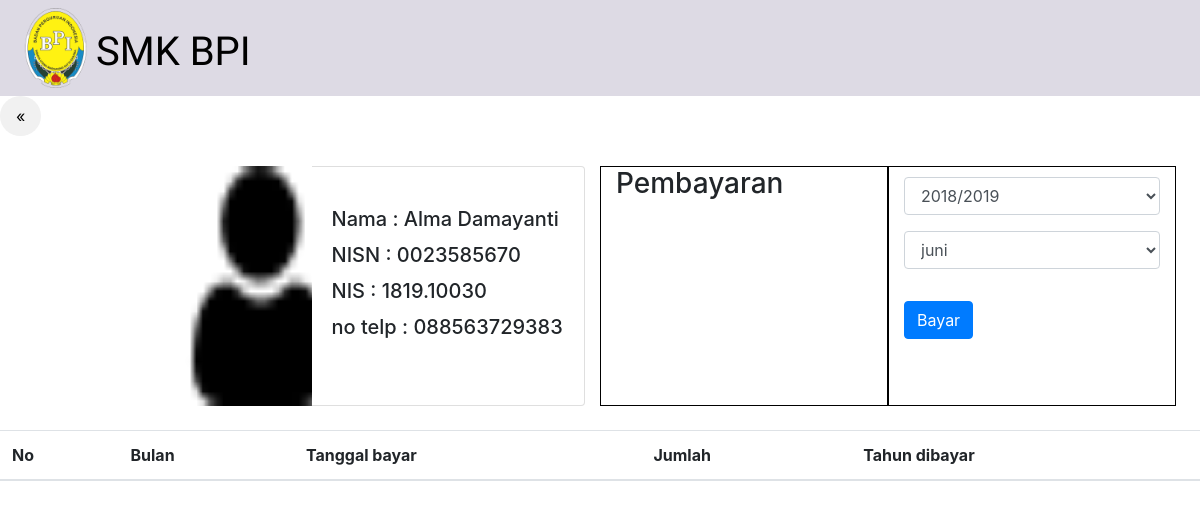
Page /petugas/bayar_spp/0023585670 on the committed database.
### tables this page shows
CREATE TABLE `siswa` (
  `nisn` char(10) NOT NULL,
  `nis` char(10) DEFAULT NULL,
  `nama` varchar(35) DEFAULT NULL,
  `id_kelas` int(11) DEFAULT NULL,
  `alamat` text DEFAULT NULL,
  `no_telp` varchar(13) NOT NULL,
  `id_spp` int(11) DEFAULT NULL,
  `gambar` varchar(200) NOT NULL
);

### application/controllers/Petugas.php (called while the page is built, shortened)
<?php
class Petugas extends CI_Controller
{
    public function __construct()
    {
        $this->load->model('M_data');
        $this->load->helper('url');
        $this->load->helper('form');
        $this->load->library('form_validation');
    }
    public function bayar_spp($nisn)
    {
        $data['petugas'] = $this->db->get_where('petugas', ['username' => $this->session->userdata('username')])->row_array();
        $data['siswa'] = $this->M_data->getsiswabynisn($nisn);
        $data['pembayaran'] = $this->M_data->getpembayaran($nisn);
        $idspp = $this->M_data->getsiswabynisn($nisn);
        $data['spp'] = $this->M_data->getnominal($idspp['id_spp']);
        $data['bulan'] = ['juni', 'juli', 'agustus', 'september', 'oktober', 'november', 'desember', 'januari', 'februari', 'maret', 'april', 'mei',];
        $this->load->view('main/bayar_spp', $data);
    }
}

### index.php (called while the page is built, shortened)
<?php
require_once BASEPATH.'core/CodeIgniter.php';

### application/models/M_data.php (called while the page is built, shortened)
<?php
class M_data extends CI_model
{
    public function getsiswabynisn($nisn)
    {
        return $this->db->get_where('siswa', ['nisn' => $nisn])->row_array();
    }
}

### application/views/main/bayar_spp.php (the view, shortened to what this page needs)
<!DOCTYPE html>
<html>
<head>
    <link rel="stylesheet" href="https://maxcdn.bootstrapcdn.com/bootstrap/4.0.0/css/bootstrap.min.css"
>
    <link href="<?php echo base_url(); ?>assets/css2.css" rel="stylesheet" type="text/css" />
    <link href="https://stackpath.bootstrapcdn.com/font-awesome/4.7.0/css/font-awesome.min.css" rel="stylesheet">
</head>
<body>
    <nav class="navbar navbar-expand-lg navbar-dark">
        <img src="<?php echo base_url(); ?>assets/images/bpi.png">
        <h1>SMK BPI</h1>
        <div class="collapse navbar-collapse" id="navbarTogglerDemo03" style="margin-right: 3%;">
            <form class="form-inline my-2 my-lg-0" style="margin-right: -10px;">
                <li class="nav dropdown no-arrow text-gray-600">
                    <a class="nav-link" href="#" id="userDropdown" role="button" data-toggle="dropdown"
                        aria-haspopup="true" aria-expanded="false">
                    </a>
                </li>
            </form>
        </div>
    </nav>
    <br>
    <div class="main" style="margin-top: 6%;">
        <div class="prev">
            <a href="javascript:window.history.back();" class="previous round">&laquo;</a>
        </div>
    </div>
    <div style="width: 50%; float:right;margin-top: -60px;height:10px;">
    </div>
    <div class=" row" style="margin-top: 30px;margin-left:2%;margin-right:2%;">
        <div class="col">
            <div class="card-group">
                <div class="card" style="border: none;">
                    <img class="card-img-top" src="<?php echo base_url(); ?>assets/images/<?= $siswa['gambar'] ?>"
                        alt="Card image cap" style=" height:240px;width:60%;margin-left:140px">
                </div>
                <div class="card" style=" height:240px">
                    <div class="card-body" style="margin-top: 20px;">
                        <h5 class="card-title">Nama : <?= $siswa['nama'] ?></h5>
                        <h5 class="card-title">NISN : <?= $siswa['nisn'] ?></h5>
                        <h5 class="card-title">NIS : <?= $siswa['nis'] ?></h5>
                        <h5 class="card-title">no telp : <?= $siswa['no_telp'] ?></h5>
                    </div>
                </div>
            </div>
        </div>
        <div class="col">
            <div class="row">
                <div class="col" style="border: 1px solid black;height:240px">
                    <h3>Pembayaran</h3>
                </div>
                <div class="col" style="border: 1px solid black;">
                    <form method="post" action="<?= base_url('petugas/tambah_pembayaran/'); ?><?= $siswa['nisn']; ?>">
                        <div class="form-group" style="margin-top: 10px;">
                            <select class="form-control" id="exampleFormControlSelect1" name="tahun_dibayar">
                                <option value="2019">2018/2019</option>
                            </select>
                        </div>
                        <div class="form-group" style="margin-top: 10px;">
                            <select class="form-control" id="exampleFormControlSelect1" name="bulan_dibayar">
                                <?php foreach ($bulan as $b) : ?>
                                <option value="<?= $b; ?>"><?= $b ?></option>
                                <?php endforeach; ?>
                            </select>
                        </div>
                        <button type="submit" class="btn btn-primary">Bayar</button>
                    </form>
                </div>
            </div>
        </div>
    </div>
    <br>
    <table class="table">
        <thead>
            <tr>
                <th scope="col">No</th>
                <th scope="col">Bulan</th>
                <th scope="col">Tanggal bayar</th>
                <th scope="col">Jumlah</th>
                <th scope="col">Tahun dibayar</th>
            </tr>
        </thead>
    </table>
</body>
</html>

### assets/css2.css (style rules this page uses)
.navbar { position: fixed; z-index: 1; top: 0; left: 0; width: 100%; background-color: #dddae4; }
.navbar img { width: 80px; }
.navbar h1 { font-family: "Yanone Kaffeesatz", sans-serif; margin-top: 15px; color: black; }
.navbar .collapse form { margin-right: 3px; }
.navbar .collapse form li { margin-top: -15px; }
.main .prev a { text-decoration: none; display: inline-block; padding: 8px 16px; }
.main .prev .previous { background-color: #f1f1f1; color: black; }
.main .prev .round { border-radius: 50%; }

### rows in the picture
siswa: gambar (picture), nama "Alma Damayanti", nisn "0023585670", nis "1819.10030", no_telp "088563729383"

### other values in the picture
form field bulan_dibayar "juni"
